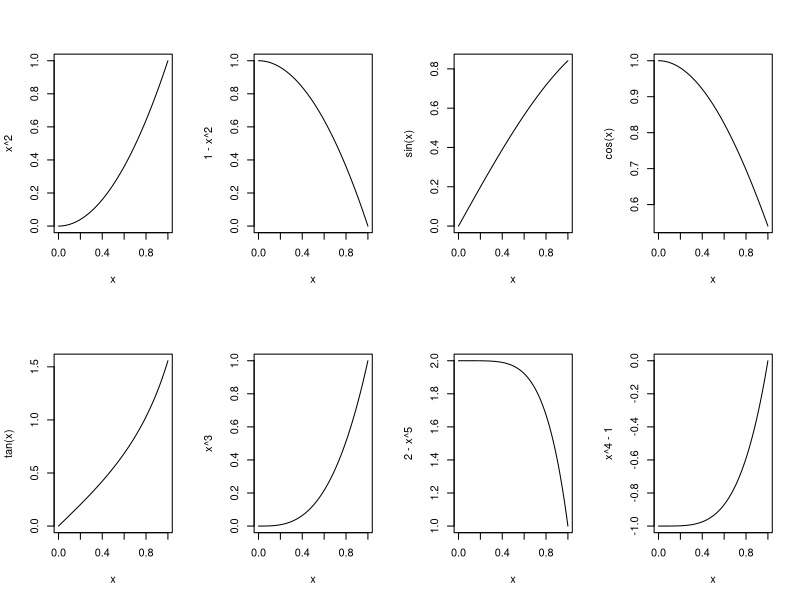
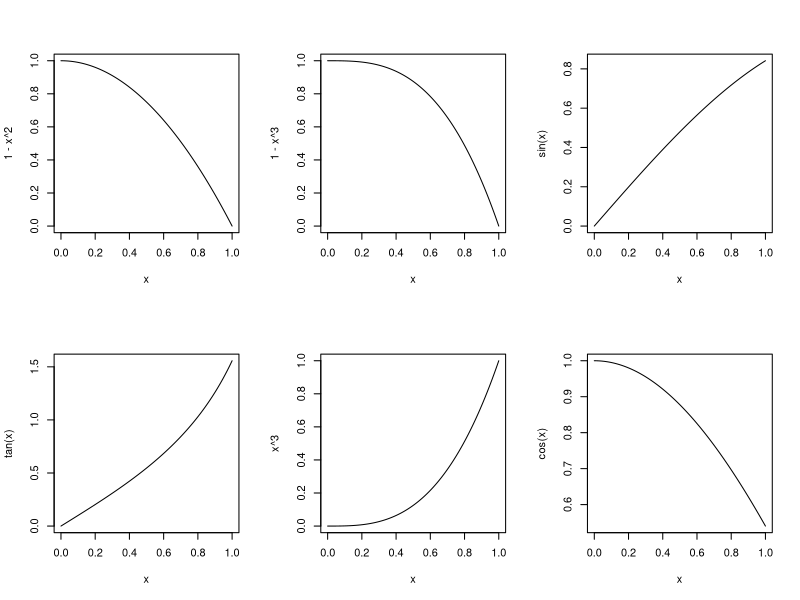

Generate these figures, in order, with R:
# multiple plots on the same page,
# in a systematic way

# we can use parameters mfrow or mfcol
# these for filling in by row (or by column) the plots,
# in systematic rectangular regions

# example of mfrow:
par(mfrow=c(2,4))   # we will get 2 rows, 4 columns
curve(x^2)
curve(1-x^2)
curve(sin(x))
curve(cos(x))
curve(tan(x))
curve(x^3)
curve(2-x^5)
curve(x^4-1)

# mfcol is similar:
par(mfcol=c(2,3))
curve(1-x^2)
curve(tan(x))
curve(1-x^3)
curve(x^3)
curve(sin(x))
curve(cos(x))
